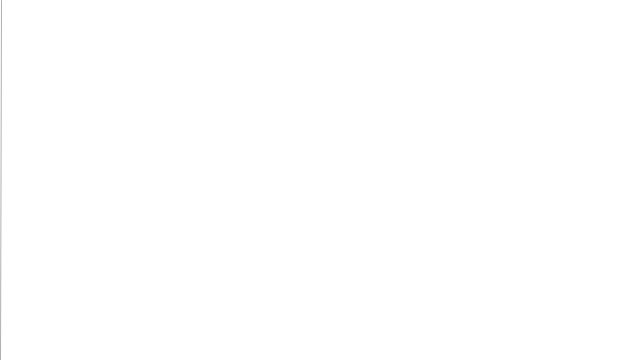
Frame 1 (no input)
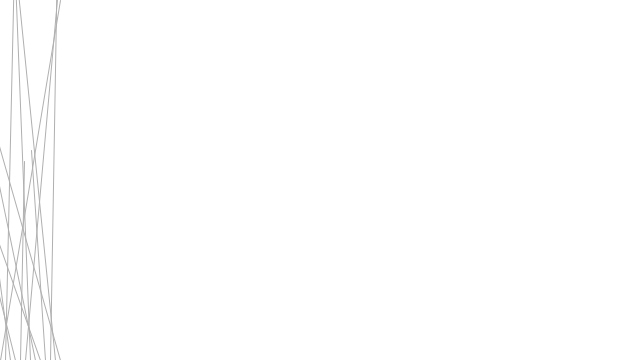
Frame 60 (the mouse pressed at the canvas centre just before this capture)
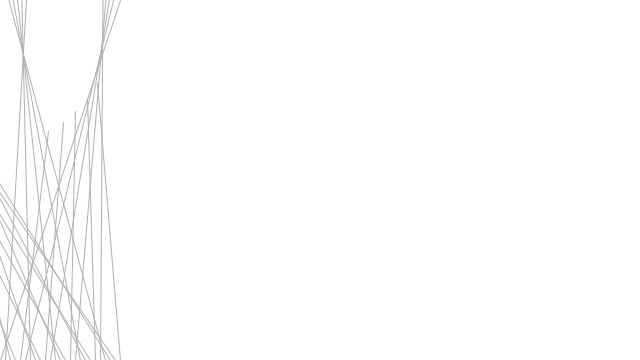
Frame 120 (the mouse held since frame 60 and released just before this capture)

The Processing sketch that drew these frames (run headless with seeded random() and noise(); from frame 60 on, the mouse is pressed at the canvas centre):

// Processing sketch: rebounce_forloop
// ── rebounce_forloop.pde

int numLines = 1;

float x = 0;
float y = 0;     // y location of square

float xSpeed = 1;
float ySpeed = 0;   // speed of square

// A new variable, for gravity (i.e. acceleration).   
// We use a relatively small number (0.1) because this accelerations accumulates over time, increasing the speed.   
// Try changing this number to 2.0 and see what happens.
float gravity = 0.1; 

// Dampening effect on ySpeed
// Everytime the rect bounces
// it will lose 5% its speed
float dampening = .95;

void setup() {
  size(640, 360);
}

void draw() {
  background(255);
  numLines++;
  
  // Add speed to location.
  y = y + ySpeed;
  x = x + xSpeed;
  
  if(x < 0 || x > width) {
   xSpeed *= -1; 
  }
  
  // Add gravity to speed.
  ySpeed = ySpeed + gravity;
  
  // If square reaches the bottom
  // Reverse speed
  if (y > height) {
    // Multiplying by -0.95 instead of -1 slows the square down each time it bounces (by decreasing speed).  
    // This is known as a "dampening" effect and is a more realistic simulation of the real world (without it, a ball would bounce forever).
    ySpeed = ySpeed * -dampening;  
  }
    
  // When the speed gets too low and the rect has essentially settled
  // at the bottom of the screen, reverse the dampening effect
  // by making the speed bigger on every bounce
  if( abs(ySpeed) < 1 && y > height) {
    dampening = 1.05;
  }
  // When the speed gets too hight and the rect has flown off the top
  // of the screen dampen the speed on every "bounce"
  else if( abs(ySpeed) > 5 && y < 0) {
    dampening = .95;
  }
  
  for (int i = 0; i < numLines; i+=5) {
    // Display the square
    fill(175);
    stroke(175);
    rectMode(CENTER);
    line(cos(i)*x, sin(i)*y, i, height);
  }
}
